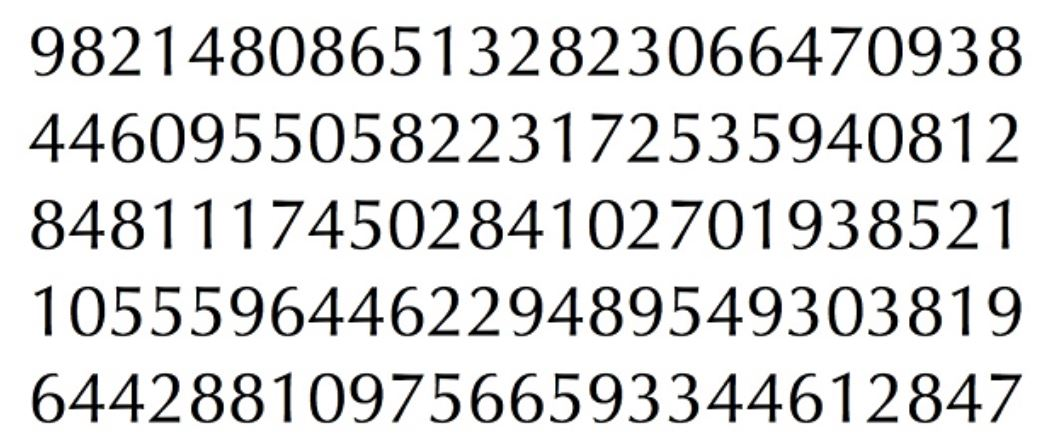
#> input picture data/src/samples.JPG, 1044 x 448 px, found by its file name
$ jupyter execute --allow-errors digit.ipynb
#> lines starting #> are read from the running program, lines starting #| are printed output that depends on the picture; after the words box and inside, x2 and y2 are one past the last pixel; in counts of white or black regions, pixels touching at a corner belong together
[cell 1]
import sys

import numpy as np
import cv2

im = cv2.imread('data/src/samples.jpg')
#> im is the input picture: shape (448, 1044, 3); mean B, G, R 219.9, 220.1, 220
im3 = im.copy()

gray = cv2.cvtColor(im,cv2.COLOR_BGR2GRAY)
blur = cv2.GaussianBlur(gray,(5,5),0)
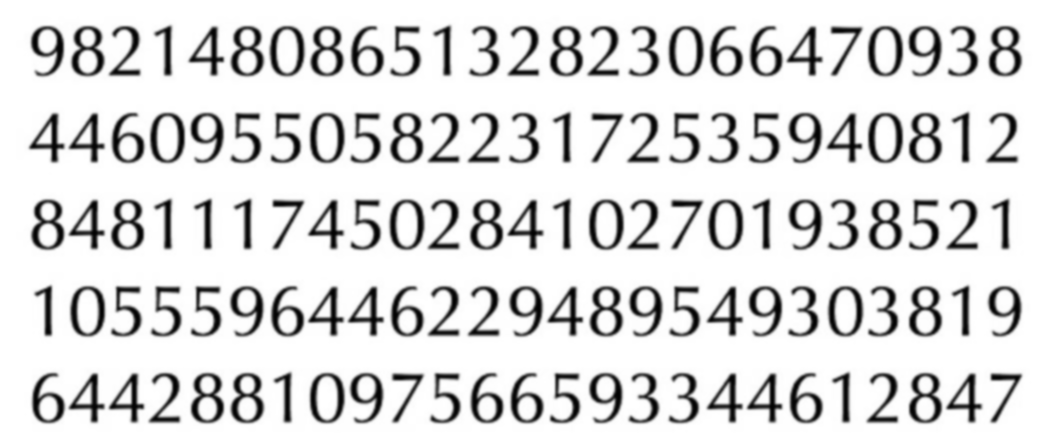
#> blur: shape (448, 1044); min 2, max 255, mean 220.1
thresh = cv2.adaptiveThreshold(blur,255,1,1,11,2)
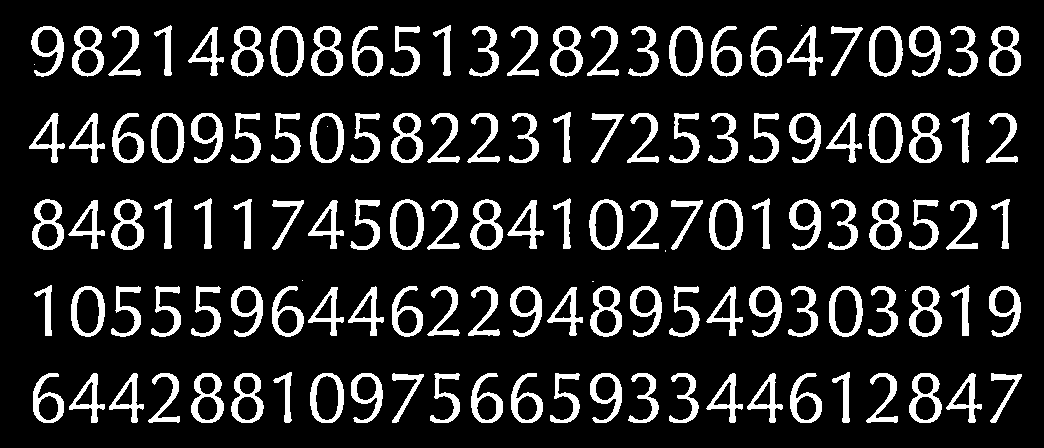
#> thresh: shape (448, 1044); 14.5% white; 132 white regions (7 under 20 px)

#################      Now finding Contours         ###################

contours,hierarchy = cv2.findContours(thresh,cv2.RETR_LIST,cv2.CHAIN_APPROX_SIMPLE)
#> contours = 215 contours, 7 with area under 20; largest, box (x1, y1, x2, y2) and area: (829, 286, 863, 337) 1373, (71, 286, 105, 337) 1370, (709, 199, 743, 250) 1368, (390, 199, 424, 250) 1368, (270, 26, 304, 77) 1366

samples =  np.empty((0,100))
responses = []
keys = [i for i in range(48,58)]

#> (the rest of this cell did not finish here and is left out)
